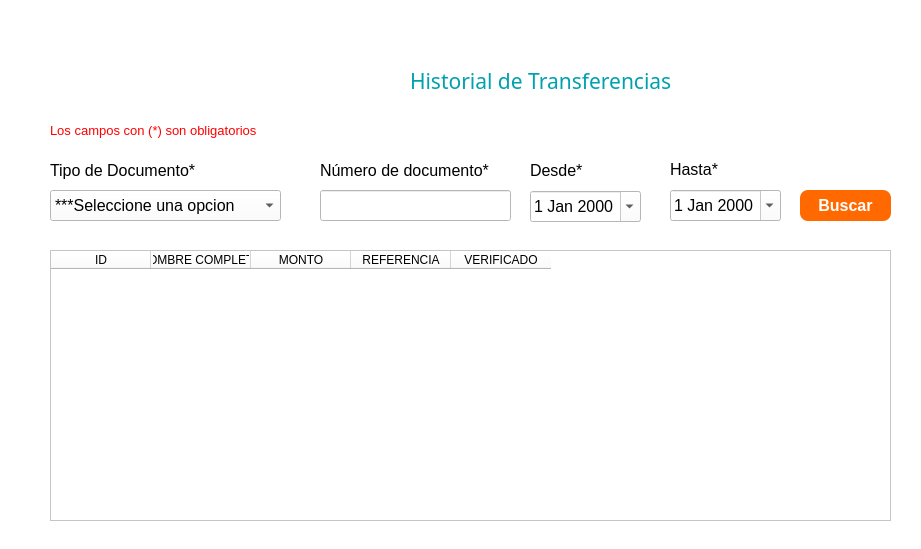
<?xml version="1.0" encoding="UTF-8"?>
<ui version="4.0">
 <class>Dialog</class>
 <widget class="QDialog" name="Dialog">
  <property name="geometry">
   <rect>
    <x>0</x>
    <y>0</y>
    <width>921</width>
    <height>549</height>
   </rect>
  </property>
  <property name="windowTitle">
   <string>Historial Transacciones</string>
  </property>
  <property name="styleSheet">
   <string notr="true">background-color: rgb(255, 255, 255);</string>
  </property>
  <property name="modal">
   <bool>true</bool>
  </property>
  <widget class="QLabel" name="label_4">
   <property name="geometry">
    <rect>
     <x>50</x>
     <y>160</y>
     <width>151</width>
     <height>21</height>
    </rect>
   </property>
   <property name="font">
    <font>
     <pointsize>12</pointsize>
    </font>
   </property>
   <property name="text">
    <string>Tipo de Documento*</string>
   </property>
  </widget>
  <widget class="QLabel" name="label">
   <property name="geometry">
    <rect>
     <x>60</x>
     <y>10</y>
     <width>301</width>
     <height>101</height>
    </rect>
   </property>
   <property name="text">
    <string/>
   </property>
   <property name="pixmap">
    <pixmap>../logo.png</pixmap>
   </property>
  </widget>
  <widget class="QLineEdit" name="txtDocumento">
   <property name="geometry">
    <rect>
     <x>320</x>
     <y>190</y>
     <width>191</width>
     <height>31</height>
    </rect>
   </property>
   <property name="font">
    <font>
     <pointsize>12</pointsize>
    </font>
   </property>
  </widget>
  <widget class="QComboBox" name="cbTipo">
   <property name="geometry">
    <rect>
     <x>50</x>
     <y>190</y>
     <width>231</width>
     <height>31</height>
    </rect>
   </property>
   <property name="font">
    <font>
     <pointsize>12</pointsize>
    </font>
   </property>
   <item>
    <property name="text">
     <string>***Seleccione una opcion</string>
    </property>
   </item>
   <item>
    <property name="text">
     <string>DNI-Documento Nacional de Identidad</string>
    </property>
   </item>
   <item>
    <property name="text">
     <string>PSS-Pasaporte</string>
    </property>
   </item>
   <item>
    <property name="text">
     <string>VISA</string>
    </property>
   </item>
  </widget>
  <widget class="QLabel" name="label_5">
   <property name="geometry">
    <rect>
     <x>320</x>
     <y>160</y>
     <width>191</width>
     <height>21</height>
    </rect>
   </property>
   <property name="font">
    <font>
     <pointsize>12</pointsize>
    </font>
   </property>
   <property name="text">
    <string>Número de documento*</string>
   </property>
  </widget>
  <widget class="QPushButton" name="btnBuscar">
   <property name="geometry">
    <rect>
     <x>800</x>
     <y>190</y>
     <width>91</width>
     <height>31</height>
    </rect>
   </property>
   <property name="font">
    <font>
     <pointsize>12</pointsize>
     <bold>true</bold>
    </font>
   </property>
   <property name="cursor">
    <cursorShape>PointingHandCursor</cursorShape>
   </property>
   <property name="styleSheet">
    <string notr="true">background-color: rgb(255, 105, 0);
color: rgb(255, 255, 255);
border-radius:8px;</string>
   </property>
   <property name="text">
    <string>Buscar</string>
   </property>
  </widget>
  <widget class="QLabel" name="label_3">
   <property name="geometry">
    <rect>
     <x>410</x>
     <y>50</y>
     <width>271</width>
     <height>61</height>
    </rect>
   </property>
   <property name="font">
    <font>
     <family>Franklin Gothic Demi Cond</family>
     <pointsize>16</pointsize>
     <bold>false</bold>
    </font>
   </property>
   <property name="styleSheet">
    <string notr="true">color: rgb(0, 161, 174);</string>
   </property>
   <property name="text">
    <string>Historial de Transferencias</string>
   </property>
  </widget>
  <widget class="QDateEdit" name="txtFechaDesde">
   <property name="geometry">
    <rect>
     <x>530</x>
     <y>191</y>
     <width>111</width>
     <height>31</height>
    </rect>
   </property>
   <property name="font">
    <font>
     <pointsize>12</pointsize>
    </font>
   </property>
   <property name="calendarPopup">
    <bool>true</bool>
   </property>
  </widget>
  <widget class="QLabel" name="label_13">
   <property name="geometry">
    <rect>
     <x>530</x>
     <y>160</y>
     <width>91</width>
     <height>21</height>
    </rect>
   </property>
   <property name="font">
    <font>
     <pointsize>12</pointsize>
    </font>
   </property>
   <property name="text">
    <string>Desde*</string>
   </property>
  </widget>
  <widget class="QLabel" name="label_15">
   <property name="geometry">
    <rect>
     <x>50</x>
     <y>120</y>
     <width>641</width>
     <height>21</height>
    </rect>
   </property>
   <property name="font">
    <font>
     <pointsize>10</pointsize>
    </font>
   </property>
   <property name="styleSheet">
    <string notr="true">color: rgb(255, 0, 0);</string>
   </property>
   <property name="text">
    <string>Los campos con (*) son obligatorios</string>
   </property>
  </widget>
  <widget class="QLabel" name="label_14">
   <property name="geometry">
    <rect>
     <x>670</x>
     <y>159</y>
     <width>91</width>
     <height>21</height>
    </rect>
   </property>
   <property name="font">
    <font>
     <pointsize>12</pointsize>
    </font>
   </property>
   <property name="text">
    <string>Hasta*</string>
   </property>
  </widget>
  <widget class="QDateEdit" name="txtFechaHasta">
   <property name="geometry">
    <rect>
     <x>670</x>
     <y>190</y>
     <width>111</width>
     <height>31</height>
    </rect>
   </property>
   <property name="font">
    <font>
     <pointsize>12</pointsize>
    </font>
   </property>
   <property name="calendarPopup">
    <bool>true</bool>
   </property>
  </widget>
  <widget class="QTableWidget" name="tblHistorial">
   <property name="geometry">
    <rect>
     <x>50</x>
     <y>250</y>
     <width>841</width>
     <height>271</height>
    </rect>
   </property>
   <column>
    <property name="text">
     <string>ID</string>
    </property>
   </column>
   <column>
    <property name="text">
     <string>NOMBRE COMPLETO</string>
    </property>
   </column>
   <column>
    <property name="text">
     <string>MONTO</string>
    </property>
   </column>
   <column>
    <property name="text">
     <string>REFERENCIA</string>
    </property>
   </column>
   <column>
    <property name="text">
     <string>VERIFICADO</string>
    </property>
   </column>
  </widget>
 </widget>
 <resources/>
 <connections/>
</ui>
